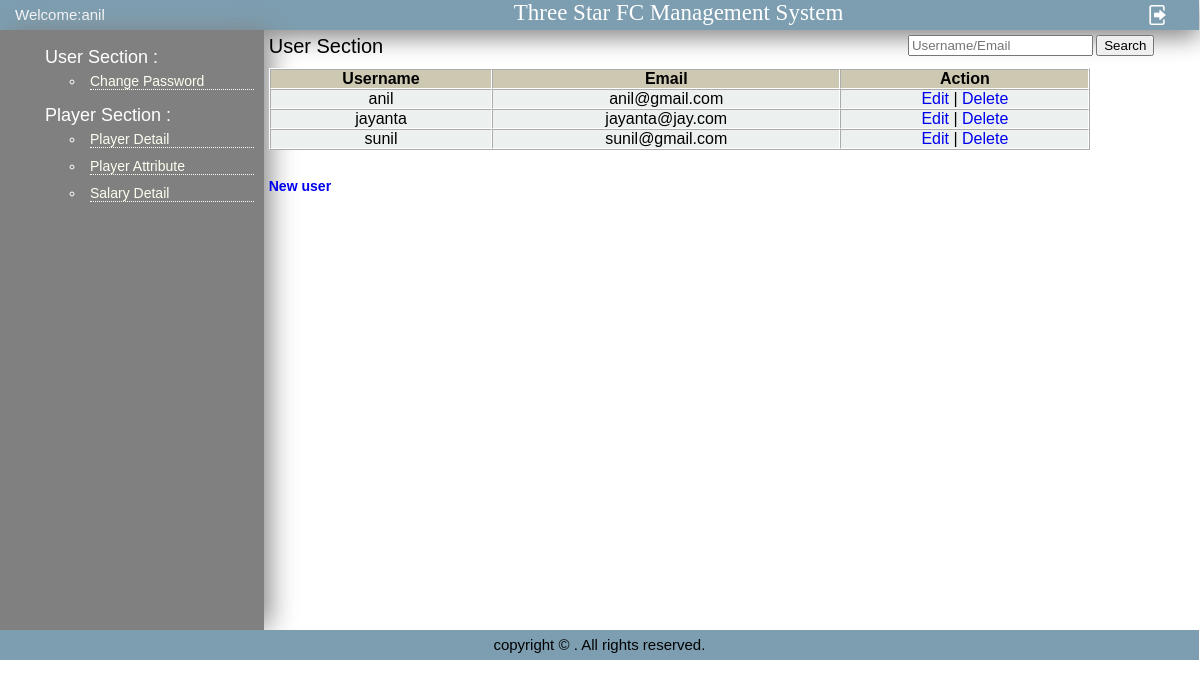
The page /user_list.php (signed in) on the database its author committed.
### tables this page shows
CREATE TABLE `users` (
  `username` varchar(100) DEFAULT NULL,
  `email` varchar(100) DEFAULT NULL,
  `password` varchar(100) DEFAULT NULL,
  `admin_id` int(11) NOT NULL
);

### user_list.php (the view, shortened to what this page needs)
<?php
include 'include/config.php';
?>
<?php
if ($_SESSION['username'] == "admin")
include("include/header_admin.php");
else
include("include/header.php");
?>
<?php
$query = "select * from users where 1=1";
?>
<div id="pagename">User Section</div>
<div id="search">
<form action="user_list.php">
<input name="search" type="text" placeholder="Username/Email"/>
<input type="submit" value="Search" />
</form>
</div>
<div id="table">
<table border="1" width="90%" cellspacing="0" cellpadding="0">
    <tr class="tbheader" >
        <th>Username</th>
        <th>Email</th>
        <th>Action</th>
    </tr>
    <?php
        $result = mysqli_query($con,$query);
		while($row = mysqli_fetch_array($result))
		{
    ?>
    <tr class="tr1">
        <td align="center"><?php echo $row["username"];?></td>
        <td align="center"><?php echo $row["email"];?></td>
        <td align="center">
            <a href="<?php echo  'user-edit.php?id='.$row["admin_id"];?>">Edit</a> |
            <a href="<?php echo 'user_list.php?action=delete&id='.$row["admin_id"];?>">Delete</a>
        </td>
    </tr>
    <?php }?>
</table>
<br />
<a href="<?php echo  'user-add.php';?>"><h3>New user</h3></a>
</div>
<?php
include 'include/footer.php'
?>

### include/header.php (shortened to what this page needs)
<html>
    <head>
    </head>
    <body>
	<div class="container">
    <div id="header">
        <div id="welcome"><a href="first.php">Welcome:<?php echo $_SESSION['username']?></a></div>
        <div id="siteName"> Three Star FC Management System</div>
        <div id="logout"><a href="index.php"><img src="include/logout.png" alt="logout"></a>
        </div>
    </div>
    <div id="main">
        <div id="sidebar">
        	<ul>
                <li class="sidebar_header">User Section :
                <ul> <?php
				$query = "select * from users where username='".$_SESSION['username']."'";
					$result = mysqli_query($con,$query);
					while($row = mysqli_fetch_array($result))
					{
				?>
				    <li><a href="<?php echo  'change_pswd_users.php?id='.$row['admin_id'];?>">Change Password</a></li>
				<?php } ?>
                </ul>
                </li>
                <li class="sidebar_header">Player Section :
                    <ul>
                    	<li><a href="player_detail.php">Player Detail</a></li>
                    	<li><a href="attribute.php">Player Attribute</a></li>
						<li><a href="salary.php">Salary Detail</a></li>
                	</ul>
                </li>
            </ul>
        </div>
        <div id="content">
        	<div id="content-body">

### include/header.php (style rules this page uses)
body { margin:0px; width:99.9%; font-family: Arial, Helvetica, sans-serif; font-size:12px; }
a { text-decoration: none; }
#header { background-color:#7D9EB0; box-shadow: 0 7px 24px #808080; margin:0px; width:100%; height:30px; }
#welcome { line-height:30px; text-indent:15px; margin:0px; width:22%; height: 30px; float:left; }
#welcome a { text-decoration: none; color:white; font-size:15px }
#siteName { width:72%; height:30px; margin:0px; float:left; text-indent:250px; font-size:23px; font-family: "Times New Roman","Trebuchet MS"; color:white; }
#logout { float:left; }
#logout img { padding-left:20px; padding-top:5px; padding-top:5px; width:20px; height:20px; }
#main { width:100%; margin:0px; float:left; }
#sidebar { background-color:#808080; box-shadow: 8px 0 26px -3px #808080; display:inline; width:22%; margin:0px; float:left; min-height:600px; }
#sidebar a { display:block; padding:0px; border-bottom:1px dotted #FDFDF0; text-decoration:none; color:#FDFDF0; }
ul li { padding: 5px; font-size:14px; }
.sidebar_header { list-style:none; font-size:18px; color:white; }
#content { margin:0%; width:77%; float:left; min-height:600px; display:inline; }
#pagename { font-size:20px; width:70%; float:left; }
#content-body { padding:5px; }
table { border-color: white; }
.tbheader { background-color: #CDC8B1; }
.tr1 { background-color: #ECF1EF; }

### rows shown on the page
users: username "anil", email "anil@gmail.com"
users: username "jayanta", email "jayanta@jay.com"
users: username "sunil", email "sunil@gmail.com"

### other values the page prints
$_SESSION['username'] "anil"
